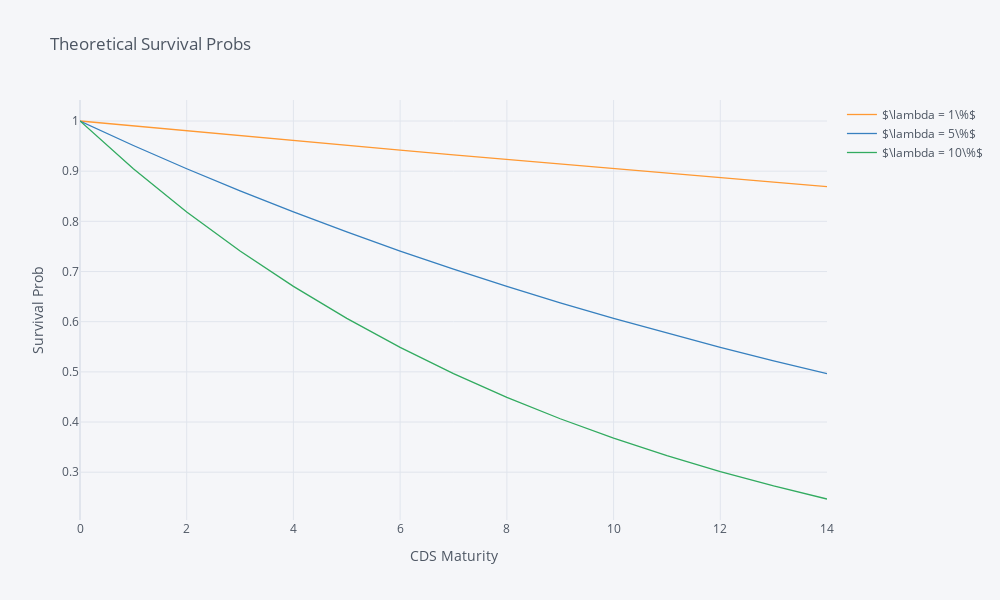

Source (notebook cell):
### Code cell
# specify lambdas
lambda1 = 0.01
lambda2 = 0.05
lambda3 = 0.10

# subsume into dataframe
data_ = pd.DataFrame({'$\lambda = 1\%$': np.exp(-lambda1*tenor)})
data_['$\lambda = 5\%$'] = np.exp(-lambda2*tenor)
data_['$\lambda = 10\%$'] = np.exp(-lambda3*tenor)
data_.iplot(title='Theoretical Survival Probs',  
            xTitle='CDS Maturity', 
            yTitle='Survival Prob')

### Figure 1 — Plotly figure (JSON) as saved in the notebook; plotly's stock layout.template omitted (floating-point values rounded to 4 significant figures)
{"data": [{"line": {"color": "rgba(255, 153, 51, 1.0)", "dash": "solid", "shape": "linear", "width": 1.3}, "mode": "lines", "name": "$\\lambda = 1\\%$", "text": "", "type": "scatter", "x": [0, 1, 2, 3, 4, 5, 6, 7, 8, 9, 10, 11, 12, 13, 14], "y": [1, 0.99, 0.9802, 0.9704, 0.9608, 0.9512, 0.9418, 0.9324, 0.9231, 0.9139, 0.9048, 0.8958, 0.8869, 0.8781, 0.8694]}, {"line": {"color": "rgba(55, 128, 191, 1.0)", "dash": "solid", "shape": "linear", "width": 1.3}, "mode": "lines", "name": "$\\lambda = 5\\%$", "text": "", "type": "scatter", "x": [0, 1, 2, 3, 4, 5, 6, 7, 8, 9, 10, 11, 12, 13, 14], "y": [1, 0.9512, 0.9048, 0.8607, 0.8187, 0.7788, 0.7408, 0.7047, 0.6703, 0.6376, 0.6065, 0.5769, 0.5488, 0.522, 0.4966]}, {"line": {"color": "rgba(50, 171, 96, 1.0)", "dash": "solid", "shape": "linear", "width": 1.3}, "mode": "lines", "name": "$\\lambda = 10\\%$", "text": "", "type": "scatter", "x": [0, 1, 2, 3, 4, 5, 6, 7, 8, 9, 10, 11, 12, 13, 14], "y": [1, 0.9048, 0.8187, 0.7408, 0.6703, 0.6065, 0.5488, 0.4966, 0.4493, 0.4066, 0.3679, 0.3329, 0.3012, 0.2725, 0.2466]}], "layout": {"height": 600, "legend": {"bgcolor": "#F5F6F9", "font": {"color": "#4D5663"}}, "paper_bgcolor": "#F5F6F9", "plot_bgcolor": "#F5F6F9", "title": {"font": {"color": "#4D5663"}, "text": "Theoretical Survival Probs"}, "width": 1000, "xaxis": {"autorange": true, "gridcolor": "#E1E5ED", "range": [0, 14], "showgrid": true, "tickfont": {"color": "#4D5663"}, "title": {"font": {"color": "#4D5663"}, "text": "CDS Maturity"}, "type": "linear", "zerolinecolor": "#E1E5ED"}, "yaxis": {"autorange": true, "gridcolor": "#E1E5ED", "range": [0.2047, 1.042], "showgrid": true, "tickfont": {"color": "#4D5663"}, "title": {"font": {"color": "#4D5663"}, "text": "Survival Prob"}, "type": "linear", "zerolinecolor": "#E1E5ED"}}}
